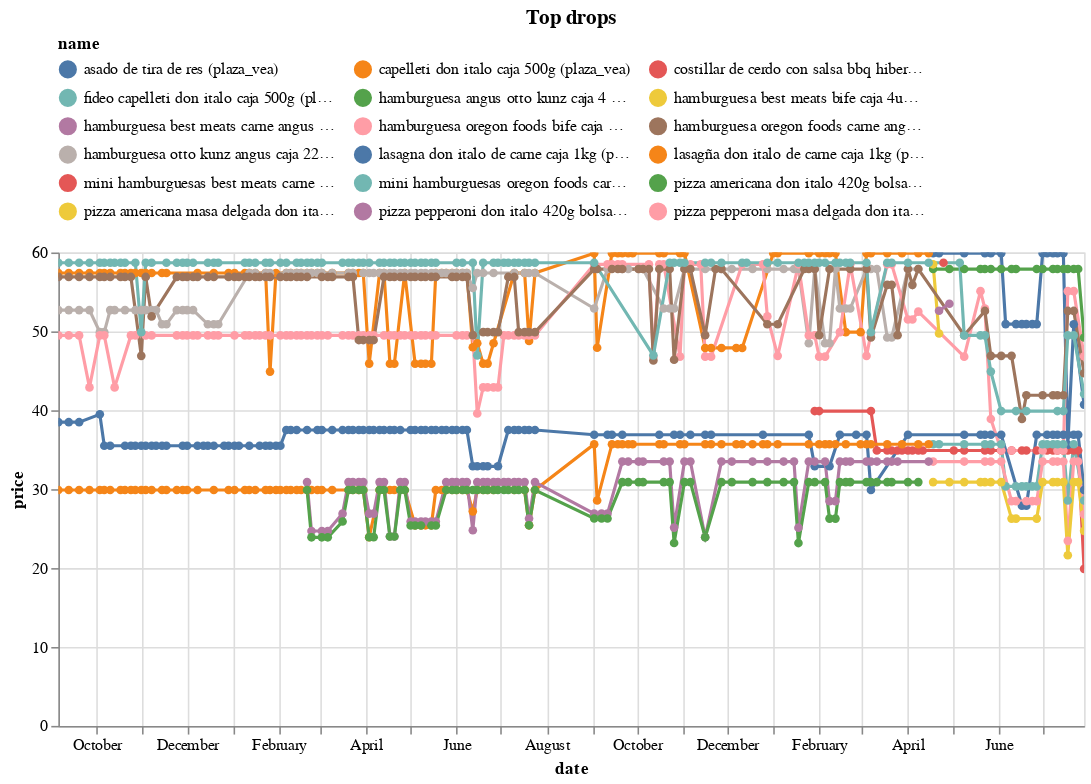

The notebook cell saved with this chart:
### Code cell
(top_changes_abs
 .sort_values('change')
 .head(10)
 .pipe(plot_changes, 'Top drops')
)

### Figure 1 — Vega-Lite specification as saved in the notebook (floating-point values rounded to 4 significant figures; data arrays with more than 128 entries replaced by an {"elided": "..."} marker saying what was removed)
{"config": {"view": {"continuousWidth": 300, "continuousHeight": 300}, "legend": {"columns": 3, "orient": "top"}}, "data": {"name": "data-75bd1356599911e7877f66d559bd7dfe"}, "mark": {"type": "line", "point": true}, "encoding": {"color": {"field": "name", "scale": {"domain": ["asado de tira de res (plaza_vea)", "capelleti don italo caja 500g (plaza_vea)", "costillar de cerdo con salsa bbq hibero paquete 475g (plaza_vea)", "fideo capelleti don italo caja 500g (plaza_vea)", "hamburguesa angus otto kunz caja 4 un (plaza_vea)", "hamburguesa best meats bife caja 4un (plaza_vea)", "hamburguesa best meats carne angus caja 4un (plaza_vea)", "hamburguesa oregon foods bife caja 4un (plaza_vea)", "hamburguesa oregon foods carne angus caja 4un (plaza_vea)", "hamburguesa otto kunz angus caja 225g (plaza_vea)", "lasagna don italo de carne caja 1kg (plaza_vea)", "lasagña don italo de carne caja 1kg (plaza_vea)", "mini hamburguesas best meats carne angus caja 600g (plaza_vea)", "mini hamburguesas oregon foods carne angus caja 600g (plaza_vea)", "pizza americana don italo 420g bolsa 1un (plaza_vea)", "pizza americana masa delgada don italo 420g (plaza_vea)", "pizza pepperoni don italo 420g bolsa 1un (plaza_vea)", "pizza pepperoni masa delgada don italo 420g (plaza_vea)"]}, "type": "nominal"}, "tooltip": [{"field": "name", "type": "nominal"}, {"field": "price", "type": "quantitative"}, {"field": "last_price", "type": "quantitative"}], "x": {"field": "date", "type": "temporal"}, "y": {"field": "price", "type": "quantitative"}}, "params": [{"name": "param_9", "select": {"type": "point", "fields": ["name"]}, "bind": "legend"}, {"name": "param_10", "select": {"type": "interval", "encodings": ["x", "y"]}, "bind": "scales"}], "title": "Top drops", "transform": [{"filter": {"param": "param_9"}}], "width": 650, "$schema": "https://vega.github.io/schema/vega-lite/v5.17.0.json", "datasets": {"data-75bd1356599911e7877f66d559bd7dfe": {"elided": "1027 records"}}}
